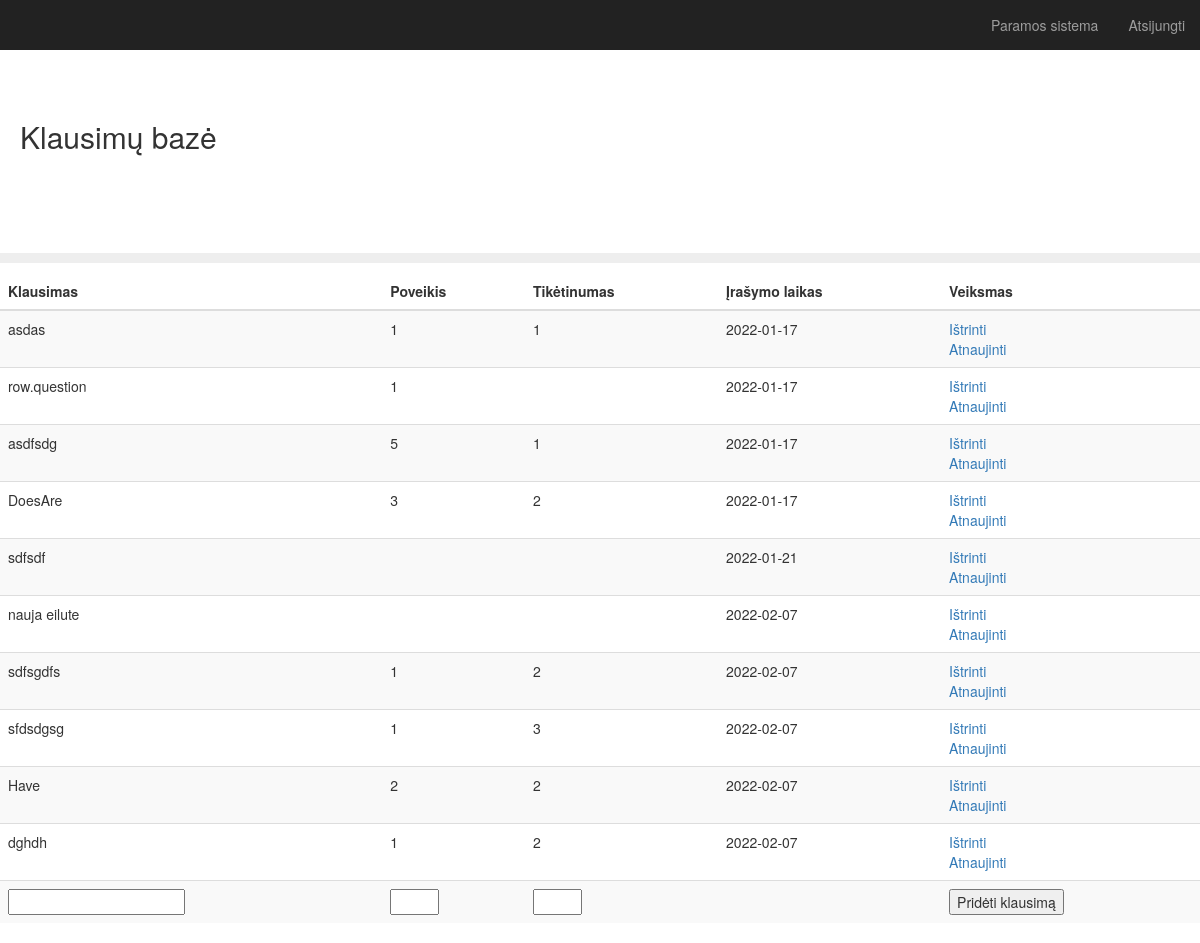
Page / (signed in) on the earlier database version.
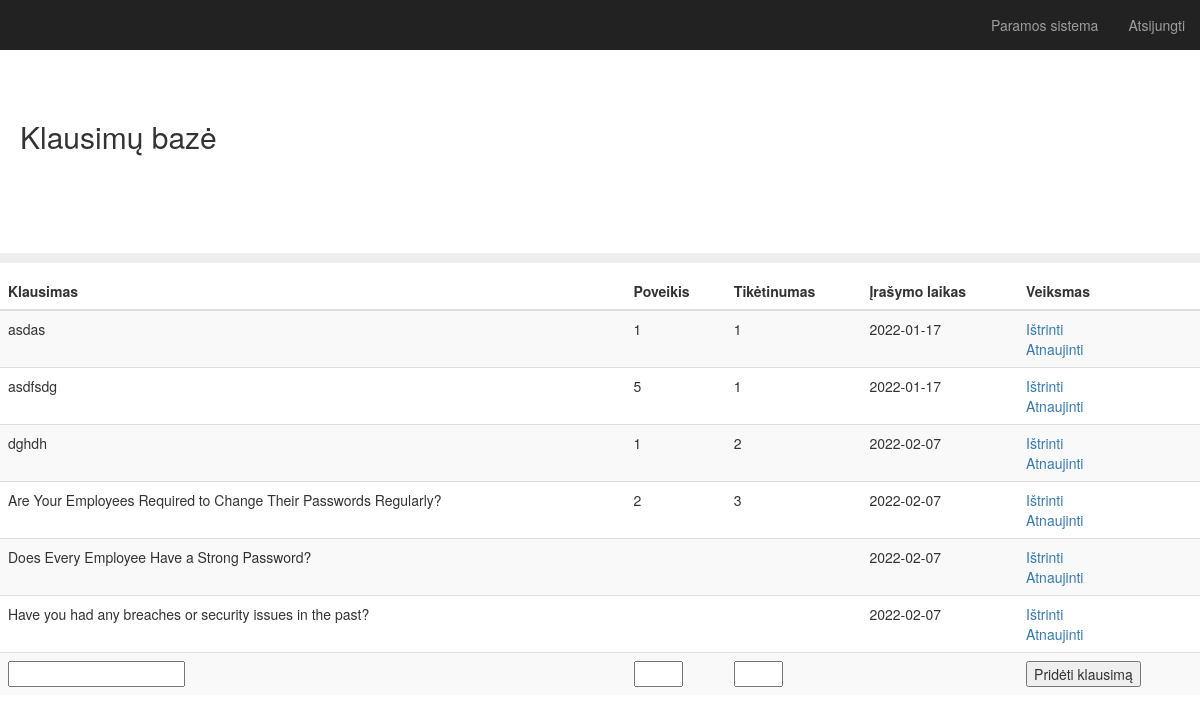
Same page on the later database version.
### app.py (models this page shows)
class Todo(db.Model):
    id = db.Column(db.Integer, primary_key=True)
    question = db.Column(db.String(200), nullable=False)
    impact = db.Column(db.Integer, nullable=False)
    likelihood = db.Column(db.Integer, nullable=False)
    date_created = db.Column(db.DateTime, default=datetime.utcnow)

### app.py (the view)
@app.route('/', methods=['POST', 'GET'])
@login_required
def index():
    if request.method == 'POST':
        new_question = request.form['question']
        new_impact = request.form['impact']
        new_likelihood = request.form['likelihood']
        update = Todo(question=new_question, impact=new_impact, likelihood=new_likelihood )
        try:
            db.session.add(update)
            db.session.commit()
            return redirect('/')
        except:
            return 'There was an issue adding your row'
    else:
        rows = Todo.query.order_by(Todo.date_created).all()
        return render_template('index.html', rows=rows)

### app.py (called while the page is built)
@login_manager.user_loader
def load_user(user_id):
    return User.query.get(int(user_id))

### templates/index.html (shortened to what this page needs)
{% extends "bootstrap/base.html" %}
{% block styles %}
{{super()}}
<link rel="stylesheet" href="{{url_for('.static', filename='main.css')}}">
{% endblock %}
{% block content %}
    <nav class="navbar navbar-inverse navbar-fixed-top">
      <div class="container-fluid">
        <div id="navbar" class="navbar-collapse collapse">
          <ul class="nav navbar-nav navbar-right">
            <li><a href="{{ url_for('survey') }}">Paramos sistema</a></li>
            <li><a href="{{ url_for('logout') }}">Atsijungti</a></li>
          </ul>
        </div>
      </div>
    </nav>
  <h2 class="sub-header">Klausimų bazė</h2>
          <div class="table-responsive">
            <table class="table table-striped">
              <thead>
                <tr>
                  <th>Klausimas</th>
                  <th>Poveikis</th>
                  <th>Tikėtinumas</th>
                  <th>Įrašymo laikas</th>
                  <th>Veiksmas</th>
                </tr>
              </thead>
              <tbody>
                {% for row in rows %}
                <tr>
                    <td>{{ row.question }}</td>
                    <td>{{ row.impact }}</td>
                    <td>{{ row.likelihood }}</td>
                    <td>{{ row.date_created.date() }}</td>
                    <td>
                        <a href="/delete/{{row.id}}">Ištrinti</a>
                        <br>
                        <a href="/update/{{row.id}}">Atnaujinti</a>
                    </td>
                </tr>
            {% endfor %}
            <tr>
              <div class="form">
                  <form action="/" method="POST">
                      <td><input type="text" name="question" id="question"></td>
                      <td><input type="number" name="impact" id="impact" min="1" max="5"></td>
                      <td><input type="number" name="likelihood" id="likelihood" min="1" max="5"></td>
                      <td></td>
                      <td><input type="submit" value="Pridėti klausimą"></td>
                  </form>
              </div>
            </tr>
              </tbody>
{% endblock %}

### static/main.css (style rules this page uses)
body { padding-top: 50px; }
.sub-header { padding-top: 50px; padding-bottom: 100px; border-bottom: 10px solid #eee; padding-right: 20px; padding-left: 20px; }
.navbar-fixed-top { border: 0; }

Differences in the rows shown:
removed Todo: question "row.question", impact "1", date_created "2022-01-17"
removed Todo: question "DoesAre", impact "3", likelihood "2", date_created "2022-01-17"
removed Todo: question "sdfsdf", date_created "2022-01-21"
removed Todo: question "nauja eilute", date_created "2022-02-07"
removed Todo: question "sdfsgdfs", impact "1", likelihood "2", date_created "2022-02-07"
removed Todo: question "sfdsdgsg", impact "1", likelihood "3", date_created "2022-02-07"
removed Todo: question "Have", impact "2", likelihood "2", date_created "2022-02-07"
added Todo: question "Are Your Employees Required to Change Their Passwords Regularly?", impact "2", likelihood "3", date_created "2022-02-07"
added Todo: question "Does Every Employee Have a Strong Password?", date_created "2022-02-07"
added Todo: question "Have you had any breaches or security issues in the past?", date_created "2022-02-07"
